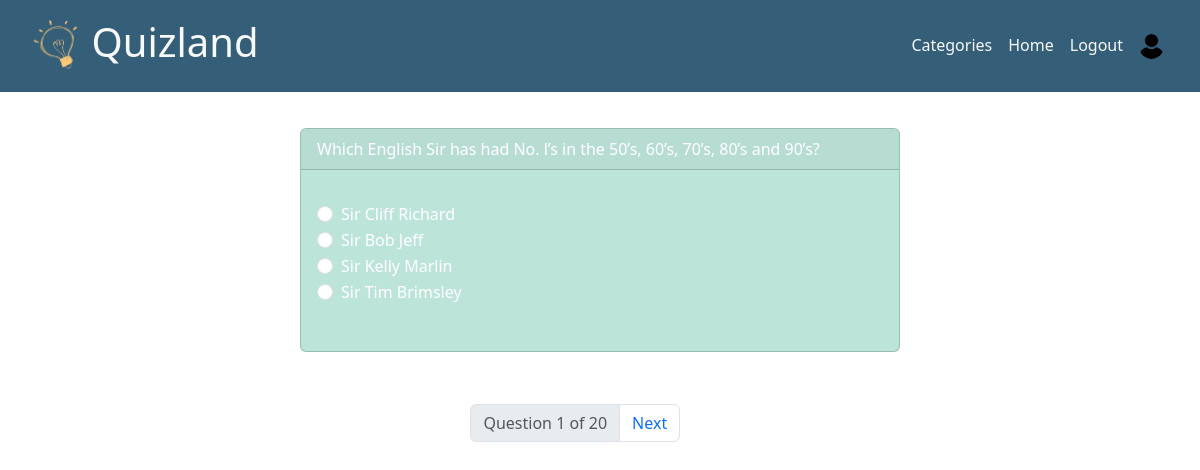
Screenshot of /categories/category/Music/quiz/20-question-about-recent-music-news (signed in) with the database file from the repository.
### category/models.py (models this page shows, shortened)
class Question(models.Model):
    quiz=models.ForeignKey(Quiz,on_delete=models.CASCADE,blank=True,null=True)
    content=models.CharField(max_length=200,blank=True,null=True)

class Answer(models.Model):
    question=models.ForeignKey(Question,on_delete=models.CASCADE,blank=True,null=True)
    content=models.CharField(max_length=200,blank=True,null=True)
    correct=models.BooleanField(default=False,blank=True,null=True)

### category/views.py (the view, shortened to what this page needs)
# urls.py: path('<slug:slug>/quiz/<slug:url>',views.quiz,name="quiz"),
@login_required
def quiz(request,url,slug):
    correct=0
    quiz=Quiz.objects.get(url=url)
    questions=Question.objects.filter(quiz_id=quiz.id)
    options=Answer.objects.all()
    paginator=Paginator(questions,1)
    paginator2=Paginator(options,4)
    page_number=request.GET.get('page')
    question=paginator.get_page(page_number)
    op=paginator2.get_page(page_number)
    context={'page_obj':question,'options':op}
    Scores.objects.update_or_create(user_id=request.user,quiz_id=quiz,points=0,correct=0,wrong=0,passed=False)
    score=Scores.objects.filter(user_id=request.user.id).latest('quizdate')
    db.connections.close_all()
    if request.method=='GET':
        request.session['previous_page'] = request.path_info + "?page=" + request.GET.get("page", '1')
        return render(request,'category/quiz.html',context)

### category/templates/category/quiz.html (shortened to what this page needs)
{% extends 'core/header.html' %}
{% block content %}
<section style="margin: auto; max-width:50%; display: flex; flex-direction: column; flex-wrap: wrap; justify-content: center;  margin-top: 3%; ">
    {% for question in page_obj %}
    <form id="takeQuiz" style="display: flex; flex-direction: column;">
        <div class="card text-white mb-3" style="max-width: 100rem; height: 14rem; background-color: #bce4d8">
          <div class="card-header">{{question.content}}</div>
            <div class="card-body" style="max-height: 300px; padding-bottom: 20px;">
            <p class="card-text">
              {% for op in options %}
              <div class="form-check" id="option">
                <input class="form-check-input" data-question-id="{{ op.id }}" onchange="submitValue(this)" type="radio" name="option" id="{{op.id}}" value="{{op.content}}"><label>
                  {{op.content}}
                </label>
              </div>
              {% endfor %}
            </p>
            </div>
          </div>
        {% endfor %}
        </form>
      </section>
      <div class="container" style="margin: auto; max-width:50%; margin-top: 5%; display: flex; flex-direction: column; flex-wrap: wrap; justify-content: center;  margin-top: 3%;">
        <nav aria-label="Page navigation example" style="width: 45%; margin: auto;">
            <ul class="pagination">
                <li class="page-item disabled">
                    <a class="page-link" tabindex="-1" aria-disabled="true">Question {{ page_obj.number }} of {{ page_obj.paginator.num_pages }}</a>
                </li>
                {% if page_obj.has_next %}
                <li class="page-item">
                    <a class="page-link" href="?page={{ page_obj.next_page_number }}" >Next</a>
                </li>
                {% endif %}
            </ul>
        </nav>
    </div>
{% endblock %}

### rows the page displays
Question: content "Which English Sir has had No. l’s in the 50’s, 60’s, 70’s, 80’s and 90’s?"
Answer: content "Sir Cliff Richard"
Answer: content "Sir Bob Jeff"
Answer: content "Sir Kelly Marlin"
Answer: content "Sir Tim Brimsley"

### other values shown
{{ page_obj.number }} "1"
{{ page_obj.paginator.num_pages }} "20"
